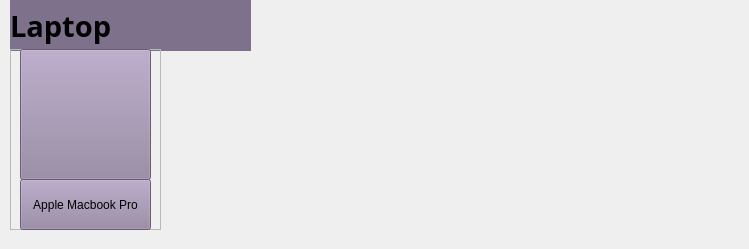
            <widget class="QWidget" name="scrollAreaWidgetContents_3">
             <property name="geometry">
              <rect>
               <x>0</x>
               <y>0</y>
               <width>749</width>
               <height>249</height>
              </rect>
             </property>
             <widget class="QLabel" name="label_13">
              <property name="geometry">
               <rect>
                <x>10</x>
                <y>0</y>
                <width>241</width>
                <height>51</height>
               </rect>
              </property>
              <property name="font">
               <font>
                <family>Bahnschrift SemiBold</family>
                <pointsize>22</pointsize>
                <weight>75</weight>
                <bold>true</bold>
               </font>
              </property>
              <property name="styleSheet">
               <string notr="true">background-color: #7e718b</string>
              </property>
              <property name="text">
               <string>Laptop</string>
              </property>
             </widget>
             <widget class="QFrame" name="frame_2">
              <property name="geometry">
               <rect>
                <x>10</x>
                <y>49</y>
                <width>151</width>
                <height>181</height>
               </rect>
              </property>
              <property name="frameShape">
               <enum>QFrame::StyledPanel</enum>
              </property>
              <property name="frameShadow">
               <enum>QFrame::Raised</enum>
              </property>
              <widget class="QPushButton" name="btnmcbks_m4u">
               <property name="geometry">
                <rect>
                 <x>10</x>
                 <y>130</y>
                 <width>131</width>
                 <height>51</height>
                </rect>
               </property>
               <property name="styleSheet">
                <string notr="true">background-color:rgb(146, 131, 161)</string>
               </property>
               <property name="text">
                <string>Apple Macbook Pro</string>
               </property>
              </widget>
              <widget class="QPushButton" name="btnmcbk_m4u">
               <property name="geometry">
                <rect>
                 <x>10</x>
                 <y>0</y>
                 <width>131</width>
                 <height>131</height>
                </rect>
               </property>
               <property name="styleSheet">
                <string notr="true">background-color:rgb(146, 131, 161)</string>
               </property>
               <property name="text">
                <string/>
               </property>
               <property name="icon">
                <iconset>
                 <normaloff>../../../../Pictures/mcbookprm4.png</normaloff>../../../../Pictures/mcbookprm4.png</iconset>
               </property>
               <property name="iconSize">
                <size>
                 <width>110</width>
                 <height>110</height>
                </size>
               </property>
              </widget>
             </widget>
            </widget>
